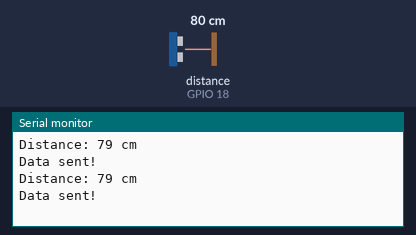
Recording of a sketch running on a simulated ESP32. Parts: the last lines printed to the serial monitor. Wiring (inferred from the names in the program): ultrasonic range finder: trigger GPIO 5; echo GPIO 18. Inputs (shaded band) come from the test bench; at power-on: distance to the obstacle (sensor on GPIO 18) 80 cm. The echo pulse lasts 58.3 µs per cm.

Above: at 1.8 s.
1.9 s: distance to the obstacle (sensor on GPIO 18) set to 2 cm
At 2.5 s:
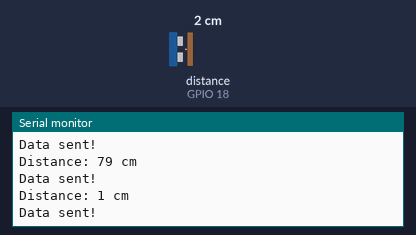
3.4 s: distance to the obstacle (sensor on GPIO 18) set to 4 cm
At 4.8 s:
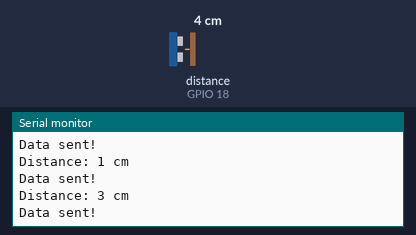
Timing chart, 0 to 6.4 s (numbered marks = the images above; inputs shaded):
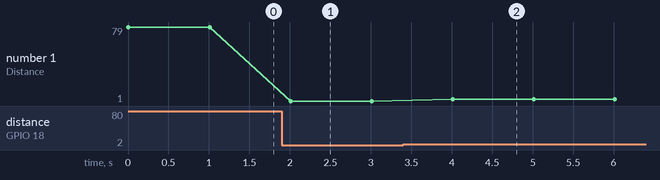

Measured:
- after the input at 1.9 s, the serial monitor: prints a new line after 0.11 s (image 1)
- after the input at 3.4 s, the serial monitor: prints a new line after 0.61 s (image 2)
- plotted number 1: 79 → 1 after the input at 1.9 s, 1 → 3 after the input at 3.4 s

The sketch:

esp32__ESP_NOW_Transmitter.ino
```cpp
#include <esp_now.h>
#include <WiFi.h>

// MAC address of ESP32 (2)
uint8_t receiverMAC[] = {0x8C, 0x4F, 0x00, 0x27, 0xAA, 0x98};

// Ultrasonic Sensor Pins
const int TRIGGER_PIN = 5;  // GPIO5
const int ECHO_PIN = 18;    // GPIO18

// Constants for ultrasonic sensor
const float SOUND_SPEED = 0.034;  // Speed of sound in cm/microsecond

void setup() {
  Serial.begin(115200);

  // Initialize ultrasonic sensor pins
  pinMode(TRIGGER_PIN, OUTPUT);
  pinMode(ECHO_PIN, INPUT);

  // Initialize WiFi in Station mode
  WiFi.mode(WIFI_STA);

  if (esp_now_init() != ESP_OK) {
    Serial.println("ESP-NOW initialization failed");
    return;
  }

  esp_now_peer_info_t peerInfo;
  memcpy(peerInfo.peer_addr, receiverMAC, 6);
  peerInfo.channel = 0;
  peerInfo.encrypt = false;

  if (esp_now_add_peer(&peerInfo) != ESP_OK) {
    Serial.println("Failed to add peer");
    return;
  }
}

void loop() {
  int distance = readUltrasonicSensor();
  esp_now_send(receiverMAC, (uint8_t *)&distance, sizeof(distance));
  Serial.println("Distance: " + String(distance) + " cm");
  Serial.println("Data sent!");
  delay(1000);
}

int readUltrasonicSensor() {
  // Clear the trigger pin
  digitalWrite(TRIGGER_PIN, LOW);
  delayMicroseconds(2);

  // Set the trigger pin HIGH for 10 microseconds
  digitalWrite(TRIGGER_PIN, HIGH);
  delayMicroseconds(10);
  digitalWrite(TRIGGER_PIN, LOW);

  // Read the echo pin
  long duration = pulseIn(ECHO_PIN, HIGH);

  // Calculate the distance
  float distance = duration * SOUND_SPEED / 2;

  return (int)distance;
}
```
